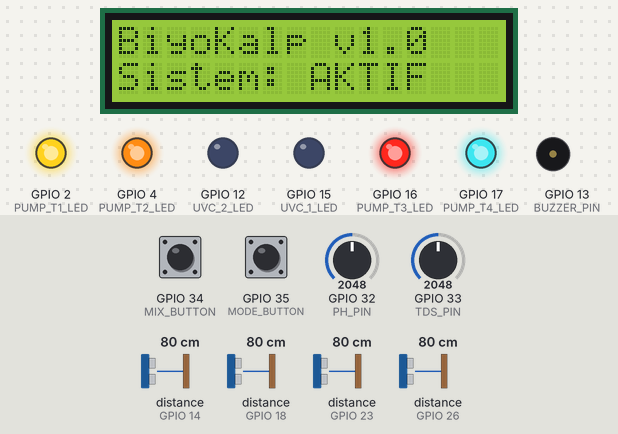
Simulated run of this sketch. Board: ESP32. Parts: 16×2 character LCD, output pins drawn as LEDs (lit = HIGH), buzzer (waves = sounding, pin HIGH). Wiring (from diagram.json): 4 × ultrasonic range finder: trigger GPIO 5, echo GPIO 18 / trigger GPIO 19, echo GPIO 23 / trigger GPIO 25, echo GPIO 26 / trigger GPIO 27, echo GPIO 14. The test bench sets the inputs (shaded band); at power-on: GPIO 32 (PH_PIN) = 2048, GPIO 35 (MODE_BUTTON) LOW, GPIO 34 (MIX_BUTTON) LOW, GPIO 33 (TDS_PIN) = 2048, distance to the obstacle (sensors on GPIO 14, GPIO 18, GPIO 23, GPIO 26) 80 cm. The echo pulse lasts 58.3 µs per cm; pins used as bus, display or sensor lines are not drawn; what the sketch prints to the serial monitor is not drawn.

Above: at 3.2 s.
3.3 s: GPIO 32 (PH_PIN) set to 1637
5.5 s: GPIO 32 (PH_PIN) set to 1546
At 6.0 s:
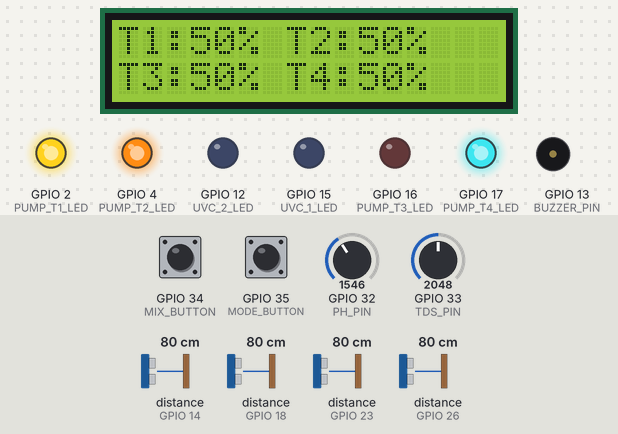
At 6.9 s:
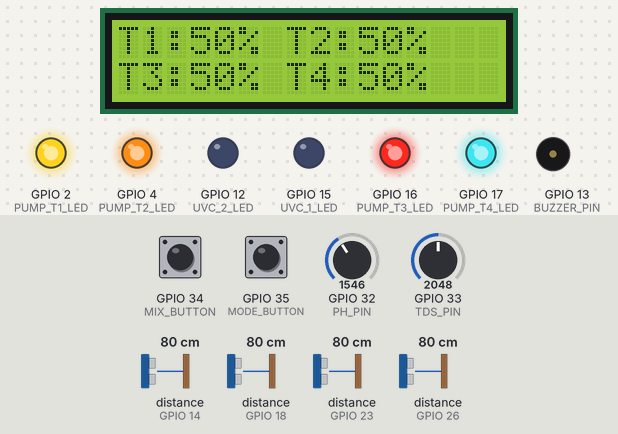
8.6 s: GPIO 35 (MODE_BUTTON) pulled HIGH for 0.15 s
11.8 s: GPIO 34 (MIX_BUTTON) pulled HIGH for 0.15 s
At 12.1 s:
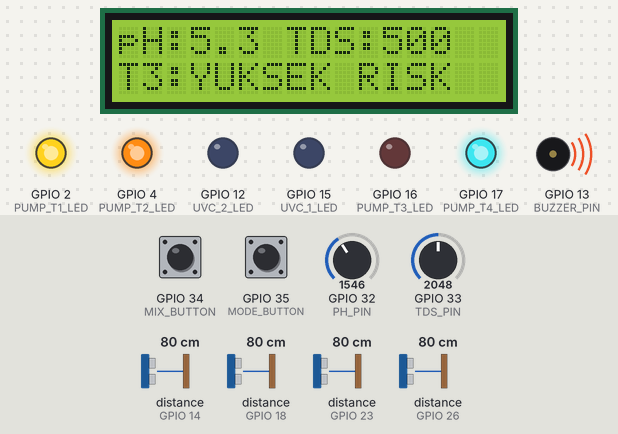
15.0 s: GPIO 33 (TDS_PIN) set to 2302
18.1 s: GPIO 33 (TDS_PIN) set to 2406
At 20.4 s:
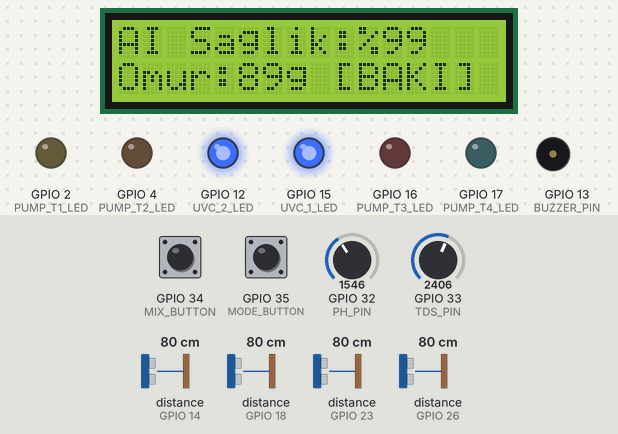
Timing chart, 0 to 22.2 s (numbered marks = the images above; inputs shaded):
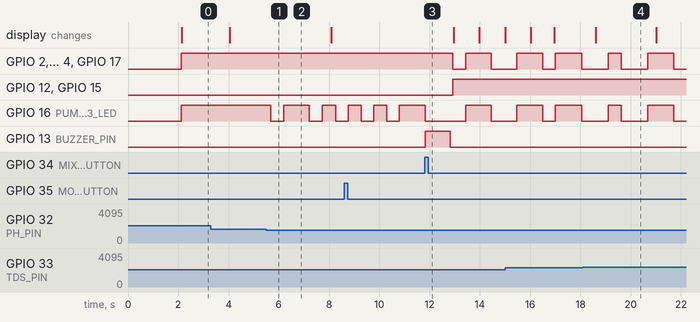

The sketch:

main.ino
```cpp
#include <Wire.h>
#include <LiquidCrystal_I2C.h>

// --- PIN TANIMLAMALARI ---
// LCD I2C
#define I2C_SDA 21
#define I2C_SCL 22

// HC-SR04 Sensörleri (Trig, Echo)
#define T1_TRIG 5
#define T1_ECHO 18
#define T2_TRIG 19
#define T2_ECHO 23
#define T3_TRIG 25
#define T3_ECHO 26
#define T4_TRIG 27
#define T4_ECHO 14

// Buzzer
#define BUZZER_PIN 13

// LED'ler (Pompalar ve UV-C)
#define PUMP_T1_LED 2
#define PUMP_T2_LED 4
#define PUMP_T3_LED 16
#define PUMP_T4_LED 17
#define UVC_1_LED 15
#define UVC_2_LED 12

// Butonlar
#define MIX_BUTTON 34
#define MODE_BUTTON 35

// Analog Sensörler (Potansiyometreler)
#define PH_PIN 32
#define TDS_PIN 33

// --- SABITLER ---
const int TANK_HEIGHT = 160; // cm
const float TANK_VOLUME = 2000.0; // Litre
const unsigned long MIX_INTERVAL = 7200; // 2 saat (saniye cinsinden)
const unsigned long MIX_DURATION = 900;  // 15 dakika (saniye cinsinden)
const unsigned long WARNING_TIME = 900;  // 15 dakika kala uyarı (saniye)

// --- DEGISKENLER ---
LiquidCrystal_I2C lcd(0x27, 16, 2);

float t1_dist, t2_dist, t3_dist, t4_dist;
float t1_pct, t2_pct, t3_pct, t4_pct;
float t1_vol, t2_vol, t3_vol, t4_vol;

float phValue = 7.0;
int tdsValue = 300;
String t3_risk = "DUSUK";

// --- EDGE AI / TinyML DEGISKENLERI ---
float filterHealthIndex = 100.0; // %100 -> %0
float anomalyScore = 0.0;        // 0.0 (Normal) - 1.0 (Kritik Anomali)
int estimatedDaysRemaining = 90; // Kalan tahmini filtre omru (gun)
String aiStatus = "SAGLIKLI";
unsigned long totalFilteredVolume = 0; // Toplam aritilan su hacmi

bool autoMode = true;
bool mixingActive = false;
unsigned long mixTimer = MIX_INTERVAL;
unsigned long mixDurationTimer = 0;
bool warningGiven = false;

int screenState = 0;
unsigned long lastScreenUpdate = 0;
unsigned long lastSerialUpdate = 0;
unsigned long lastSensorRead = 0;
unsigned long lastSecondTick = 0;
unsigned long buzzerLastBlink = 0;

bool buzzerActive = false;
bool isCritical = false;
bool t3HighRisk = false;

// --- FONKSIYON BİLDİRİMLERİ ---
float readUltrasonic(int trigPin, int echoPin);
void readSensors();
void updateTankLEDs();
void handleMixingLogic();
void handleLCD();
void printSerial();
void warnBuzzer();
void mixStartBuzzer();
void criticalBuzzer();
void quarantineBuzzer();
void runEdgeAIInference();
void formatTime(unsigned long timeInSeconds, char* buffer);
String getStatus(float pct);

void setup() {
  Serial.begin(115200);
  Wire.begin(I2C_SDA, I2C_SCL);
  lcd.init();
  lcd.backlight();

  // Pin Modları
  pinMode(T1_TRIG, OUTPUT); pinMode(T1_ECHO, INPUT);
  pinMode(T2_TRIG, OUTPUT); pinMode(T2_ECHO, INPUT);
  pinMode(T3_TRIG, OUTPUT); pinMode(T3_ECHO, INPUT);
  pinMode(T4_TRIG, OUTPUT); pinMode(T4_ECHO, INPUT);

  pinMode(BUZZER_PIN, OUTPUT);

  pinMode(PUMP_T1_LED, OUTPUT);
  pinMode(PUMP_T2_LED, OUTPUT);
  pinMode(PUMP_T3_LED, OUTPUT);
  pinMode(PUMP_T4_LED, OUTPUT);
  pinMode(UVC_1_LED, OUTPUT);
  pinMode(UVC_2_LED, OUTPUT);

  pinMode(MIX_BUTTON, INPUT);
  pinMode(MODE_BUTTON, INPUT);

  // Başlangıç animasyonu
  lcd.setCursor(0, 0);
  lcd.print("BiyoKalp v1.0");
  lcd.setCursor(0, 1);
  lcd.print("Baslatiliyor...");
  delay(2000);
  lcd.clear();
}

void loop() {
  unsigned long currentMillis = millis();

  // 1 Saniyelik Zamanlayıcı (Tick)
  if (currentMillis - lastSecondTick >= 1000) {
    lastSecondTick = currentMillis;
    if (!mixingActive) {
      if (mixTimer > 0) mixTimer--;
    } else {
      if (mixDurationTimer > 0) mixDurationTimer--;
      else {
        mixingActive = false;
        mixTimer = MIX_INTERVAL;
        digitalWrite(PUMP_T1_LED, LOW);
        digitalWrite(PUMP_T2_LED, LOW);
        digitalWrite(PUMP_T3_LED, LOW);
        digitalWrite(PUMP_T4_LED, LOW);
      }
    }
  }

  // Sensör Okuma
  if (currentMillis - lastSensorRead >= 500) {
    lastSensorRead = currentMillis;
    readSensors();
    updateTankLEDs();
  }

  // Buton Kontrolü
  static bool lastModeBtn = LOW;
  bool currentModeBtn = digitalRead(MODE_BUTTON);
  if (currentModeBtn == HIGH && lastModeBtn == LOW) {
    autoMode = !autoMode;
    Serial.println(autoMode ? "Mod: AUTO" : "Mod: MANUAL");
    delay(50); // Debounce
  }
  lastModeBtn = currentModeBtn;

  static bool lastMixBtn = LOW;
  bool currentMixBtn = digitalRead(MIX_BUTTON);
  if (currentMixBtn == HIGH && lastMixBtn == LOW) {
    if (autoMode) {
      mixTimer = MIX_INTERVAL; // Reset timer
      mixingActive = false;
      warningGiven = false;
      Serial.println("Karistirma timer sifarlandi (AUTO).");
    } else {
      if (!mixingActive) {
        mixingActive = true;
        mixDurationTimer = MIX_DURATION;
        mixStartBuzzer();
        Serial.println("Manuel karistirma baslatildi.");
      }
    }
    delay(50); // Debounce
  }
  lastMixBtn = currentMixBtn;

  handleMixingLogic();

  // LCD Ekran Güncelleme (4 saniyede bir)
  if (currentMillis - lastScreenUpdate >= 4000) {
    lastScreenUpdate = currentMillis;
    screenState = (screenState + 1) % 5;
    lcd.clear();
  }
  handleLCD();

  // Seri Port Çıktısı (5 saniyede bir)
  if (currentMillis - lastSerialUpdate >= 5000) {
    lastSerialUpdate = currentMillis;
    printSerial();
  }

  // Kritik Durum Buzzer Yönetimi
  if (isCritical) {
    if (currentMillis - buzzerLastBlink >= 100) {
      buzzerLastBlink = currentMillis;
      buzzerActive = !buzzerActive;
      digitalWrite(BUZZER_PIN, buzzerActive ? HIGH : LOW);
    }
  } else if (t3HighRisk && !mixingActive) {
    // Quarantine buzzer logic is handled once on state change or periodically
  } else {
    digitalWrite(BUZZER_PIN, LOW); // Default off if not critical
  }
}

float readUltrasonic(int trigPin, int echoPin) {
  digitalWrite(trigPin, LOW);
  delayMicroseconds(2);
  digitalWrite(trigPin, HIGH);
  delayMicroseconds(10);
  digitalWrite(trigPin, LOW);
  long duration = pulseIn(echoPin, HIGH, 30000); // 30ms timeout
  if (duration == 0) return TANK_HEIGHT; // Eğer okuma yoksa boş say (mesafe = boy)
  return duration * 0.034 / 2;
}

void readSensors() {
  t1_dist = readUltrasonic(T1_TRIG, T1_ECHO);
  t2_dist = readUltrasonic(T2_TRIG, T2_ECHO);
  t3_dist = readUltrasonic(T3_TRIG, T3_ECHO);
  t4_dist = readUltrasonic(T4_TRIG, T4_ECHO);

  auto calcTank = [](float dist, float &pct, float &vol) {
    if (dist > TANK_HEIGHT) dist = TANK_HEIGHT;
    float waterHeight = TANK_HEIGHT - dist;
    if (waterHeight < 0) waterHeight = 0;
    pct = (waterHeight / TANK_HEIGHT) * 100.0;
    vol = (pct / 100.0) * TANK_VOLUME;
  };

  calcTank(t1_dist, t1_pct, t1_vol);
  calcTank(t2_dist, t2_pct, t2_vol);
  calcTank(t3_dist, t3_pct, t3_vol);
  calcTank(t4_dist, t4_pct, t4_vol);

  // Potansiyometre okumaları
  int phRaw = analogRead(PH_PIN);
  phValue = map(phRaw, 0, 4095, 0, 1400) / 100.0; // 0.0 - 14.0

  int tdsRaw = analogRead(TDS_PIN);
  tdsValue = map(tdsRaw, 0, 4095, 0, 1000); // 0 - 1000 PPM

  // Risk analizi (T3)
  t3HighRisk = false;
  if (phValue < 5.5 || phValue > 9.0 || tdsValue > 800) {
    t3_risk = "YUKSEK RISK";
    t3HighRisk = true;
  } else if (tdsValue > 500) {
    t3_risk = "ORTA RISK";
  } else {
    t3_risk = "DUSUK RISK";
  }

  // Kritik Seviye kontrolü (<%20)
  isCritical = (t1_pct < 20.0 || t2_pct < 20.0 || t3_pct < 20.0 || t4_pct < 20.0);

  // Edge AI Çıkarım Fonksiyonu
  runEdgeAIInference();
}

void runEdgeAIInference() {
  // 1. Anomali Skoru Hesabı (pH ve TDS sapması + Doygunluk Matrisi)
  float phDeviation = abs(phValue - 7.2) / 7.2; // İdeal 7.2'den sapma
  float tdsStress = (float)tdsValue / 1000.0;    // TDS yük faktörü

  // Nöral benzeri ağırlıklı anomali skoru (0.0 - 1.0)
  anomalyScore = (phDeviation * 0.4) + (tdsStress * 0.6);
  if (anomalyScore > 1.0) anomalyScore = 1.0;

  // 2. Filtre Sağlık İndeksi & Kalan Ömür Kestirimi (Zamanlamalı Yıpranma)
  static unsigned long lastDegradationTime = 0;
  if (millis() - lastDegradationTime >= 5000) { // Her 5 saniyede bir stres yükü uygula
    lastDegradationTime = millis();
    // Normal şartlarda çok yavaş, anomali yüksekse (kirli su) hızlı yıpranır
    float degradationRate = (anomalyScore * 0.10) + 0.01;
    if (filterHealthIndex > degradationRate) {
      filterHealthIndex -= degradationRate;
    } else {
      filterHealthIndex = 0.0;
    }
  }

  // Kalan gün tahmini
  estimatedDaysRemaining = (int)((filterHealthIndex / 100.0) * 90.0);

  // 3. AI Durum Sınıflandırması
  if (anomalyScore > 0.75 || filterHealthIndex < 15.0) {
    aiStatus = "KRITIK/TIKALI";
  } else if (anomalyScore > 0.45 || filterHealthIndex < 40.0) {
    aiStatus = "BAKIM YAKIN";
  } else {
    aiStatus = "OPTIMAL";
  }
}

void updateTankLEDs() {
  if (mixingActive) {
    // Karıştırma sırasında pompalar hızlı yanıp söner
    bool blinkState = (millis() / 200) % 2;
    digitalWrite(PUMP_T1_LED, blinkState);
    digitalWrite(PUMP_T2_LED, blinkState);
    digitalWrite(PUMP_T3_LED, blinkState);
    digitalWrite(PUMP_T4_LED, blinkState);
    digitalWrite(UVC_1_LED, HIGH);
    digitalWrite(UVC_2_LED, HIGH);
    return;
  }

  digitalWrite(UVC_1_LED, LOW);
  digitalWrite(UVC_2_LED, LOW);

  auto setLedState = [](float pct, int pin, bool isT3) {
    if (pct < 20.0) {
      digitalWrite(pin, (millis() / 200) % 2); // Hızlı blink
    } else if (pct < 40.0) {
      digitalWrite(pin, (millis() / 1000) % 2); // Yavaş blink
    } else {
      digitalWrite(pin, HIGH); // Sabit
    }
  };

  setLedState(t1_pct, PUMP_T1_LED, false);
  setLedState(t2_pct, PUMP_T2_LED, false);

  if (t3HighRisk) {
    digitalWrite(PUMP_T3_LED, (millis() / 100) % 2); // Çok hızlı blink
  } else {
    setLedState(t3_pct, PUMP_T3_LED, true);
  }

  setLedState(t4_pct, PUMP_T4_LED, false);
}

void handleMixingLogic() {
  if (autoMode) {
    if (mixTimer == WARNING_TIME && !warningGiven) {
      warnBuzzer();
      warningGiven = true;
    }

    if (mixTimer == 0 && !mixingActive) {
      mixingActive = true;
      mixDurationTimer = MIX_DURATION;
      mixStartBuzzer();
    }

    if (mixingActive && mixDurationTimer == 0) {
      mixingActive = false;
      mixTimer = MIX_INTERVAL;
      warningGiven = false;
    }
  }
}

void handleLCD() {
  switch (screenState) {
    case 0:
      lcd.setCursor(0, 0);
      lcd.print("BiyoKalp v1.0   ");
      lcd.setCursor(0, 1);
      lcd.print("Sistem: AKTIF   ");
      break;
    case 1:
      lcd.setCursor(0, 0);
      lcd.print("T1:"); lcd.print((int)t1_pct); lcd.print("% T2:"); lcd.print((int)t2_pct); lcd.print("%  ");
      lcd.setCursor(0, 1);
      lcd.print("T3:"); lcd.print((int)t3_pct); lcd.print("% T4:"); lcd.print((int)t4_pct); lcd.print("%  ");
      break;
    case 2:
      lcd.setCursor(0, 0);
      lcd.print("pH:"); lcd.print(phValue, 1); lcd.print(" TDS:"); lcd.print(tdsValue); lcd.print("  ");
      lcd.setCursor(0, 1);
      if (t3HighRisk) {
        lcd.print("T3:YUKSEK RISK  ");
      } else {
        lcd.print("Temp: -- Turb:OK");
      }
      break;
    case 3:
      lcd.setCursor(0, 0);
      lcd.print("Karistirma: ");
      lcd.print(autoMode ? "AUTO  " : "MANUAL");
      lcd.setCursor(0, 1);
      if (mixingActive) {
        char buf[9];
        formatTime(mixDurationTimer, buf);
        lcd.print(buf); lcd.print(" aktif");
      } else {
        char buf[9];
        formatTime(mixTimer, buf);
        lcd.print(buf); lcd.print(" kaldi ");
      }
      break;
    case 4:
      lcd.setCursor(0, 0);
      lcd.print("AI Saglik:%");
      lcd.print((int)filterHealthIndex);
      lcd.print(" ");
      lcd.setCursor(0, 1);
      lcd.print("Omur:");
      lcd.print(estimatedDaysRemaining);
      lcd.print("g [");
      lcd.print(aiStatus.substring(0, 4));
      lcd.print("]");
      break;
  }
}

String getStatus(float pct) {
  if (pct < 20.0) return "KRITIK";
  if (pct < 40.0) return "DUSUK";
  if (pct > 80.0) return "DOLU";
  return "NORMAL";
}

void printSerial() {
  Serial.println("=== BiyoKalp Status ===");
  Serial.printf("T1: %.0fL (%.1f%%) | %s\n", t1_vol, t1_pct, getStatus(t1_pct).c_str());
  Serial.printf("T2: %.0fL (%.1f%%) | %s\n", t2_vol, t2_pct, getStatus(t2_pct).c_str());
  Serial.printf("T3: %.0fL (%.1f%%) | %s [Risk: %s]\n", t3_vol, t3_pct, getStatus(t3_pct).c_str(), t3_risk.c_str());
  Serial.printf("T4: %.0fL (%.1f%%) | %s\n", t4_vol, t4_pct, getStatus(t4_pct).c_str());
  Serial.printf("pH: %.2f | TDS: %d PPM\n", phValue, tdsValue);
  Serial.printf("Edge AI: Filtre Saglik: %%%.1f | Anomali: %.2f | Kalan: %d Gun | Durum: %s\n",
                filterHealthIndex, anomalyScore, estimatedDaysRemaining, aiStatus.c_str());

  char buf[9];
  formatTime(mixingActive ? mixDurationTimer : mixTimer, buf);
  Serial.printf("Karistirma: %s %s | Mod: %s\n", buf, mixingActive ? "aktif" : "kaldi", autoMode ? "AUTO" : "MANUAL");
  Serial.println("======================");
}

void formatTime(unsigned long timeInSeconds, char* buffer) {
  int h = timeInSeconds / 3600;
  int m = (timeInSeconds % 3600) / 60;
  int s = timeInSeconds % 60;
  sprintf(buffer, "%02d:%02d:%02d", h, m, s);
}

void warnBuzzer() {
  for (int i = 0; i < 3; i++) {
    digitalWrite(BUZZER_PIN, HIGH);
    delay(200);
    digitalWrite(BUZZER_PIN, LOW);
    delay(200);
  }
}

void mixStartBuzzer() {
  digitalWrite(BUZZER_PIN, HIGH);
  delay(1000);
  digitalWrite(BUZZER_PIN, LOW);
}

void quarantineBuzzer() {
  for (int i=0; i<2; i++) {
    digitalWrite(BUZZER_PIN, HIGH);
    delay(600);
    digitalWrite(BUZZER_PIN, LOW);
    delay(200);
  }
  digitalWrite(BUZZER_PIN, HIGH);
  delay(200);
  digitalWrite(BUZZER_PIN, LOW);
}
```

Measured:
- the behaviour switches between 1609 and 1608 on GPIO 32 (PH_PIN) (found by bisection; images 0 and 1)
- the behaviour switches between 2346 and 2347 on GPIO 33 (TDS_PIN) (found by bisection; images 3 and 4)
- after the input at 5.5 s, GPIO 16 (PUMP_T3_LED): goes LOW 0.51 s, HIGH 1.0 s, LOW 0.51 s, HIGH 0.53 s, then LOW, starting after 0.19 s
- after the input at 11.8 s, GPIO 2 (PUMP_T1_LED), GPIO 4 (PUMP_T2_LED), GPIO 17 (PUMP_T4_LED): HIGH → LOW after 1.1 s, → HIGH 0.51 s later, → LOW 1.0 s later; GPIO 12 (UVC_2_LED), GPIO 15 (UVC_1_LED): LOW → HIGH after 1.1 s; GPIO 13 (BUZZER_PIN): LOW → HIGH at once, → LOW 1.0 s later
- after the input at 18.1 s, the display: changes after 0.51 s (image 4)
